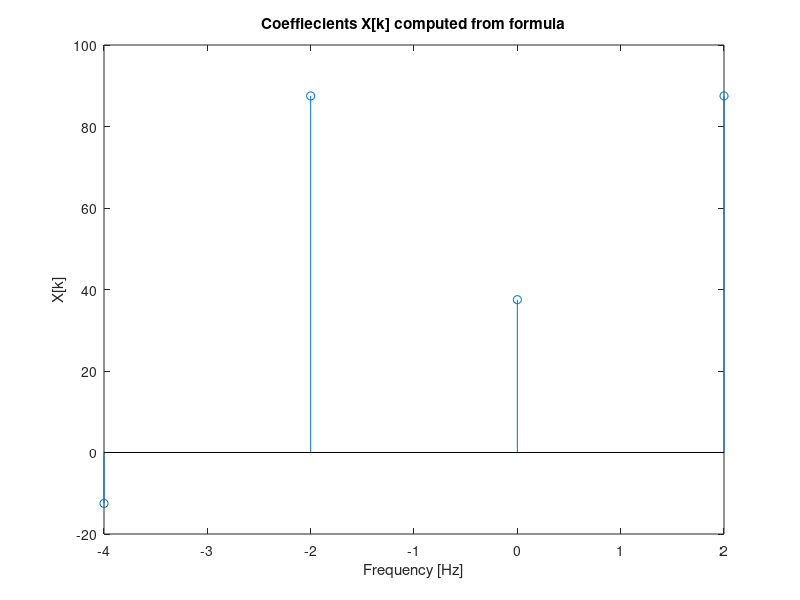

This chart was generated by the following MATLAB code:
%Problem 2
% Compute X[k] for the signal x[n]
%fft([200/4 50/4 -150/4 50/4]);

% Create a vector of DFT coefficients X[k]
x = [200 50 -150 50];
N = 4;
T0 = 0.5
k = [0:N-1];
f = [-4 -2 0 2]


xN = fft(x/N)
plotX = [xN(3:4) xN(1:2)]
stem(f,plotX)

xlabel('Frequency [Hz]')
ylabel('X[k]')             
title('Coeffiecients X[k] computed from formula')